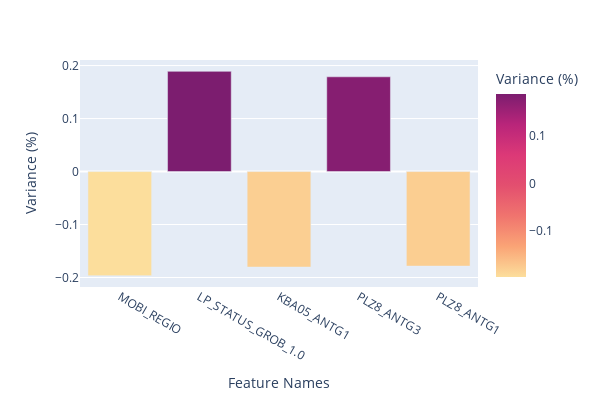

Notebook source saved alongside this figure:
### Markdown cell above
PCA components 0 and 1 influence this cluster the most (positively and negatively respectfully). We can inspect them more closely

### Code cell
plot_pca_dim(pca,feat_names,0,5)

### Figure 1 — Plotly figure (JSON) as saved in the notebook; plotly's stock layout.template omitted (floating-point values rounded to 4 significant figures)
{"data": [{"alignmentgroup": "True", "hovertemplate": "Feature Names=%{x}<br>Variance (%)=%{marker.color}<extra></extra>", "legendgroup": "", "marker": {"color": [-0.1965, 0.1891, -0.1803, 0.1788, -0.1784], "coloraxis": "coloraxis", "pattern": {"shape": ""}}, "name": "", "offsetgroup": "", "orientation": "v", "showlegend": false, "textposition": "auto", "type": "bar", "x": ["MOBI_REGIO", "LP_STATUS_GROB_1.0", "KBA05_ANTG1", "PLZ8_ANTG3", "PLZ8_ANTG1"], "xaxis": "x", "y": [-0.1965, 0.1891, -0.1803, 0.1788, -0.1784], "yaxis": "y"}], "layout": {"barmode": "relative", "coloraxis": {"colorbar": {"title": {"text": "Variance (%)"}}, "colorscale": [[0, "rgb(252, 222, 156)"], [0.1667, "rgb(250, 164, 118)"], [0.3333, "rgb(240, 116, 110)"], [0.5, "rgb(227, 79, 111)"], [0.6667, "rgb(220, 57, 119)"], [0.8333, "rgb(185, 37, 122)"], [1, "rgb(124, 29, 111)"]]}, "height": 400, "legend": {"tracegroupgap": 0}, "margin": {"t": 60}, "width": 600, "xaxis": {"anchor": "y", "domain": [0, 1], "title": {"text": "Feature Names"}}, "yaxis": {"anchor": "x", "domain": [0, 1], "title": {"text": "Variance (%)"}}}}
